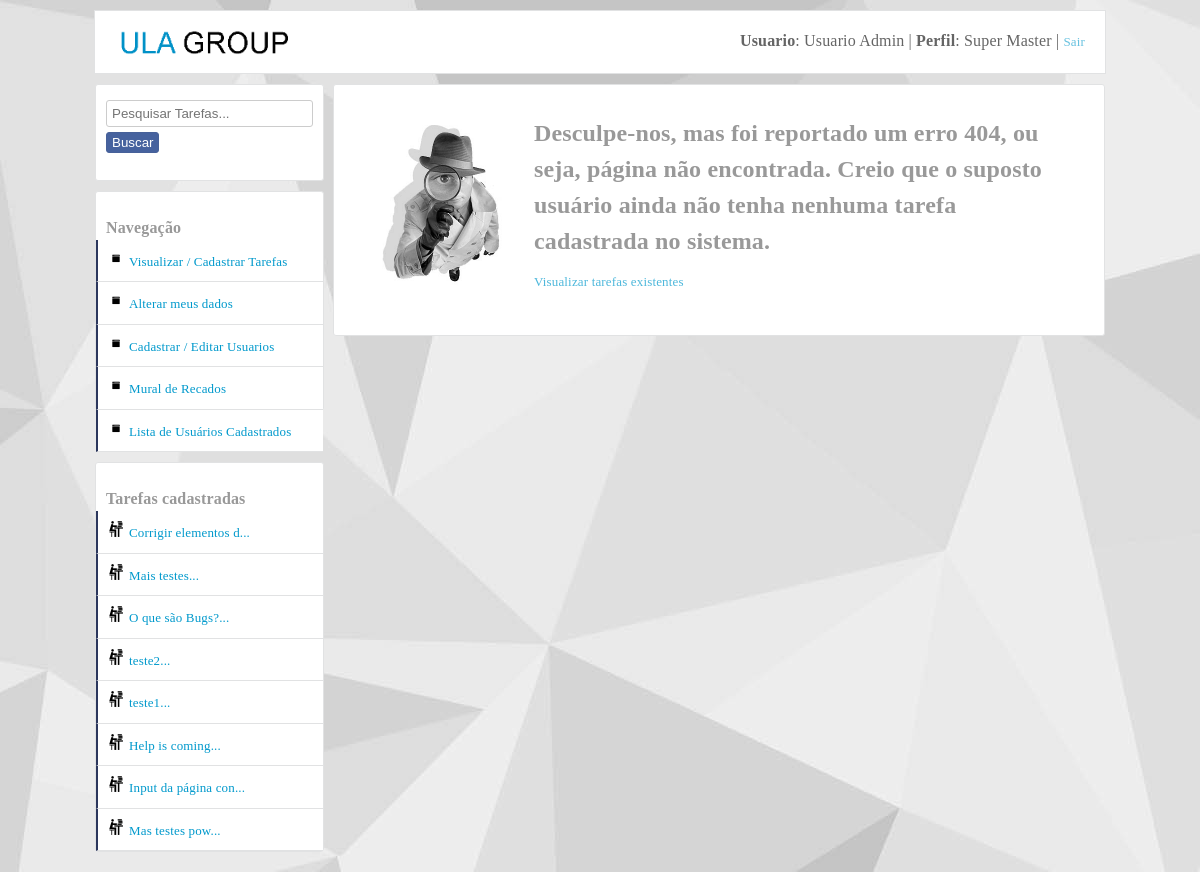
The app's page /dashboard.php?tarefasCadaUsuario&id=13 (signed in), older data.
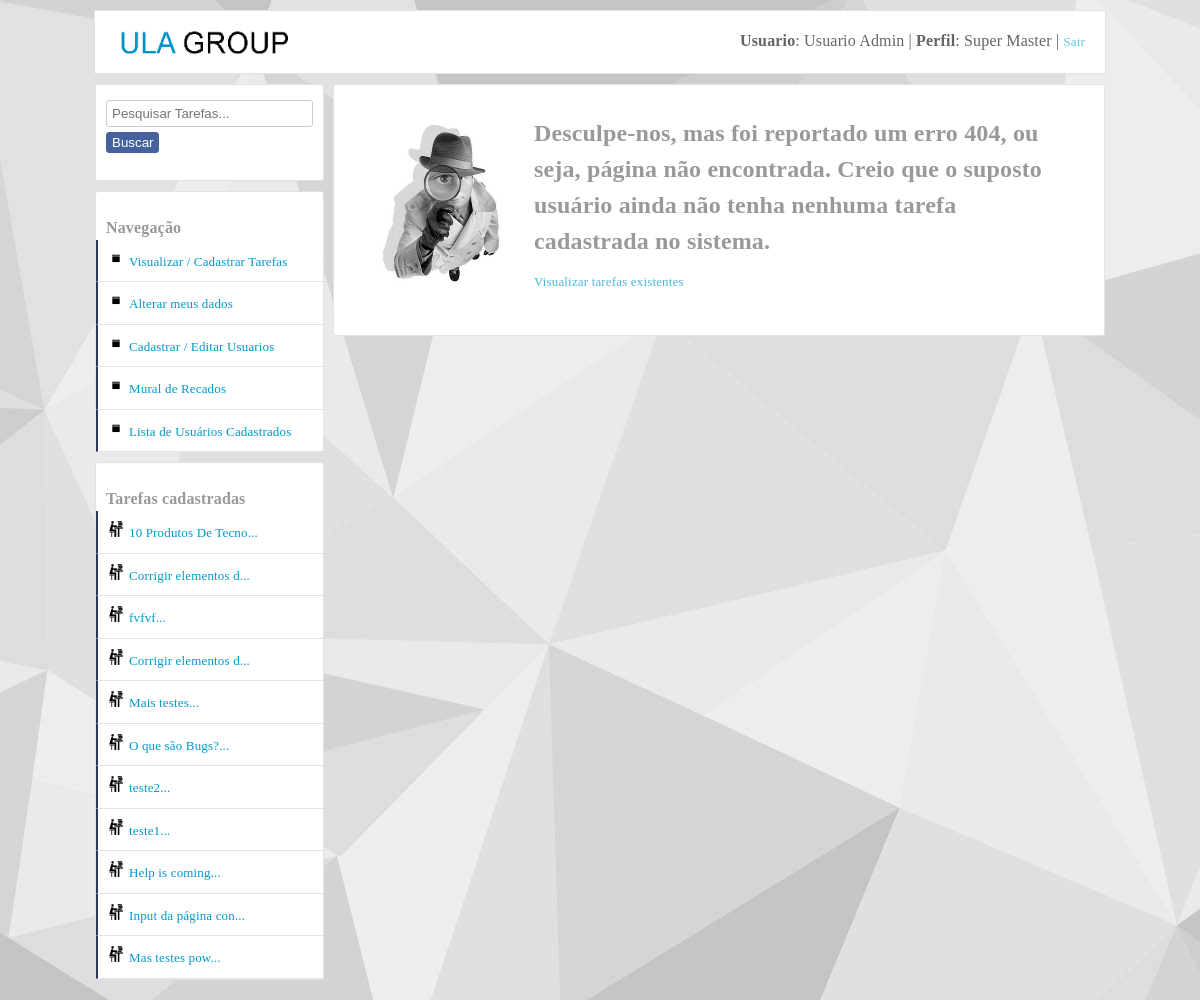
The same page, newer data.
### tables this page shows
CREATE TABLE IF NOT EXISTS `tarefas` (
  `id` int(11) NOT NULL AUTO_INCREMENT,
  `titulo` varchar(50) NOT NULL,
  `texto` text NOT NULL,
  `vinculoUsuario` int(11) NOT NULL,
  `dataCadastro` varchar(10) NOT NULL,
  `situacao` int(11) DEFAULT NULL,
  `dataAcao` varchar(10) DEFAULT NULL,
  `criadorDaTarefa` int(11) NOT NULL,
  PRIMARY KEY (`id`),
  KEY `fk_criador_da_tarefa` (`criadorDaTarefa`),
  KEY `fk_quem_vai_fazer_a_tarefa` (`vinculoUsuario`)
);

### Container.class.php (called while the page is built, shortened)
<?php
class Container
{
	public static function getUsuario()
	{
		$usuario = new UsuarioModel(self::getConexao());
		return $usuario;
	}
	public static function getConexao()
	{
		$servidor = "false";
		if ($servidor == "true")
		{
			$conexao = new Conexao("mysql.hostinger.com.br","u592982482_ney","u592982482_ney","32402709ney");
		}
		else
		{
			$conexao = new Conexao("localhost","tarefas","root","");
		}
	    return $conexao;
	}
}

### db/Conexao.class.php (called while the page is built, shortened)
<?php
class Conexao implements ConexaoInterface
{
	private $host;
	private $db;
	private $user;
	private $password;
	public function __construct($host, $db, $user, $password)
	{
		$this->host = $host;
		$this->db = $db;
		$this->user = $user;
		$this->password = $password;
	}
	public function connect()
	{
		return new \PDO("mysql:host={$this->host};dbname={$this->db}",$this->user,$this->password);
	}
}

### models/UsuarioModel.class.php (called while the page is built, shortened)
<?php
class UsuarioModel
{
	private $db;
	public function __construct(ConexaoInterface $conexao)
	{
		$this->db = $conexao->connect();
	}
	public function colecaoUsuarioTarefas()
	{
		$query = $this->db->prepare("select usuarios.id as idUsuario, tarefas.id as idTarefas,
        nome, login, perfil, usuarios.dataCadastro as usuarioDataDoCadastro,
        titulo, texto, tarefas.dataCadastro as tarefasDataDoCadastro,
        situacao, dataAcao, criadorDaTarefa, vinculoUsuario
        from usuarios join tarefas on tarefas.criadorDaTarefa =
        usuarios.id order by tarefas.id desc");
        $query->execute();
		return $query->fetchAll(PDO::FETCH_OBJ);
	}
}

### utilidades/functions.php (called while the page is built, shortened)
<?php
function DelimitarPorTamnho($entrada,$tamanho,$acabamento)
{
	$saida = str_split($entrada,$tamanho);
    return $saida[0].$acabamento;
}

### layout_parts/area_left.php (the view, shortened to what this page needs)
<div id="main-area-left">
<section class="left">
<div class="div_oculta_left">
<form method="get" action="dashboard.php">
	<input type="search" name="input_pesquisa" id="input_pesquisa" placeholder="Pesquisar Tarefas...">
	<button type="submit" class="button-postar">Buscar</button>
</form>
</div>
</section>
<section class="left">
<br>
<b>Navegação</b>
<ul id="menu-left" class="cadastrar-usuario">
	<li><a href="dashboard.php">Visualizar / Cadastrar Tarefas</a></li>
	<li><a href="alterar_meus_dados.php?alterarMeusDados">Alterar meus dados</a></li>
	<?php if ($_SESSION["perfil"] == "1"): ?>
	<li><a href="cadastrar_usuarios.php">Cadastrar / Editar Usuarios</a></li>
	<?php endif; ?>
	<li><a href="pagina_de_recados.php">Mural de Recados</a></li>
</ul>
</section>
<ul id="menu-left" class="cadastrar-usuario">
<li><a href="#" class="show_menu_usuarios_cadastrados">Lista de Usuários Cadastrados</a></li>
</ul>
<section class="left">
<br>
<b>Tarefas cadastradas</b>
<ul id="menu-left" class="cadastrar-usuario">
	<?php foreach($usuario->colecaoUsuarioTarefas() as $listar):?>
	  <li><a class="link-arquivos" href="visualizar_tarefa_completa.php?textoCompleto&id=<?php echo $listar->idTarefas; ?>" title="<?php echo $listar->titulo . ": (" . $listar->tarefasDataDoCadastro ." )"; ?>"><?php echo DelimitarPorTamnho($listar->titulo, 20, "..."); ?></a></li>
    <?php endforeach; ?>
</ul>
</section>
</div>

Row changes from the older to the newer data that the page shows:
added tarefas: titulo "10 Produtos De Tecno..."
added tarefas: titulo "Corrigir elementos d..."
added tarefas: titulo "fvfvf..."
